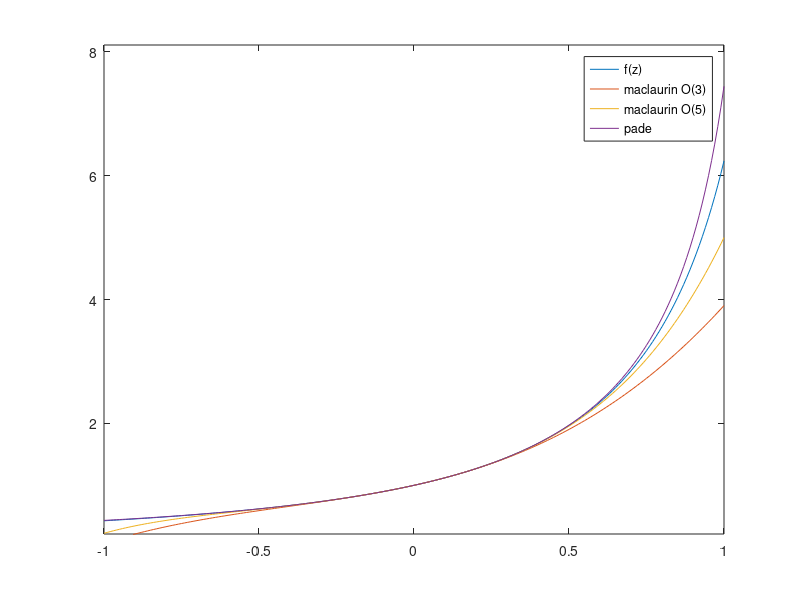

Source code (MATLAB):
% TESTPADE  Compare Pade and MacLaurin expansions of a function  f(z)  similar
% to that which appears in Schoof (2003) for the definition of \theta.

k = 5/3;
alpha = 1.5;  % Pade looks good
%alpha = 1.05;   % Pade generates new pole!!

z = -1:0.01:1;
f = (1 - z/alpha).^(-k);

a1 = k / alpha;
a2 = a1 * (k + 1) / (2 * alpha);
a3 = a2 * (k + 2) / (3 * alpha);
a4 = a3 * (k + 3) / (4 * alpha);
a5 = a4 * (k + 4) / (5 * alpha);

mac3 = 1 + a1 * z + a2 * z.^2 + a3 * z.^3;

mac5 = mac3 + a4 * z.^4 + a5 * z.^5;

% these come from system of equations:
%    p1      - a0 q1 = a1
%         p2 - a1 q1 = a2
%            - a2 q1 = a3
q1 = - (k + 2) / (3 * alpha);  % = - a3 / a2
p1 = a1 + q1;
p2 = a2 + a1 * q1;

pad = (1 + p1 * z + p2 * z.^2) ./ (1 + q1 * z);

plot(z,f,z,mac3,z,mac5,z,pad)
axis([-1, 1, 0.5*min(f), 1.3*max(f)])
legend('f(z)','maclaurin O(3)','maclaurin O(5)','pade')

